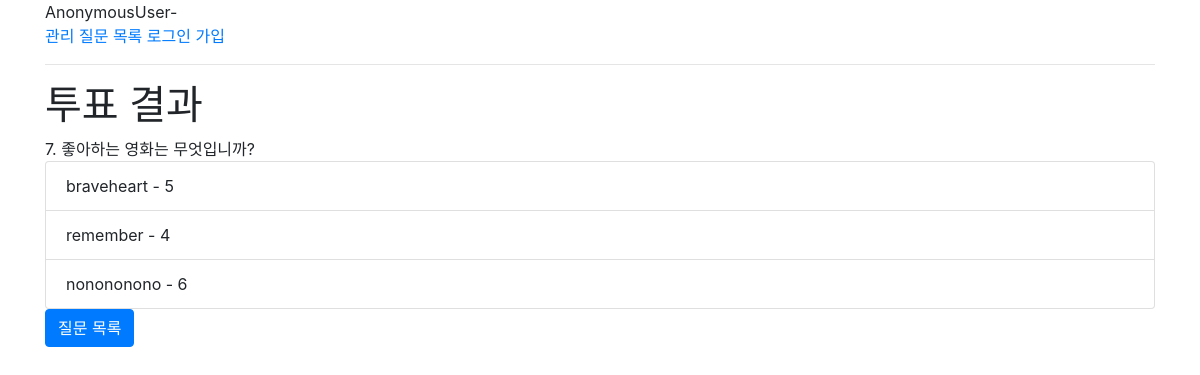
/polls/vote_result/7, run on the app's committed database.
### polls/models.py (models this page shows, shortened)
class Question(models.Model):
    question_text = models.CharField(max_length=200) # CharField = NVACHAR
    pub_date = models.DateTimeField(auto_now_add=True) # auto_now_add: insert될때 일시를 자동등록

class Choice(models.Model):
    choice_text = models.CharField(max_length=200)
    vote = models.PositiveIntegerField(default=0)
    question = models.ForeignKey(to=Question, on_delete=models.CASCADE) # to : 참조 Model클래스 지정.

### polls/templates/polls/vote_result.html (shortened to what this page needs)
{%extends "layout.html"%}
{%block contents%}
    <h1>투표 결과</h1>
    {{question.pk}}. {{question.question_text}}
    <ol class="list-group">
        {%for choice in question.choice_set.all%}
        <li class="list-group-item">{{choice.choice_text}} - {{choice.vote}}</li>
        {%endfor%}
    </ol>
    <a href='{%url "polls:list"%}' class="btn btn-primary">질문 목록</a>
{%endblock contents%}

### data on the page
Question: pk "7", question_text "좋아하는 영화는 무엇입니까?"
Choice: choice_text "braveheart", vote "5"
Choice: choice_text "remember", vote "4"
Choice: choice_text "nonononono", vote "6"

### other printed values
{{ user }} "AnonymousUser"
